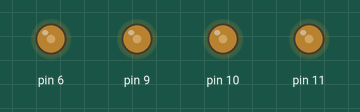
The sketch below on a simulated Arduino Uno, built with avr-gcc and run on an emulated ATmega328P. Parts: output pins drawn as LEDs (lit = HIGH).

Above: at 0.05 s.
At 4.05 s:
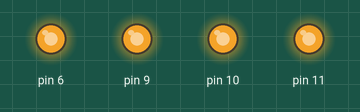
At 8.1 s:
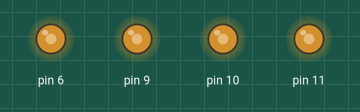
Timing chart, 0 to 12.5 s (numbered marks = the images above):
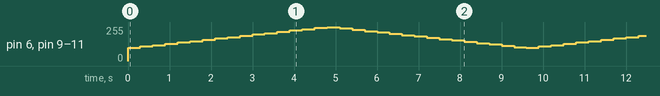

The sketch:

R3.8.20.moter_control.ino
```cpp
void setup() {
  // put your setup code here, to run once:
  pinMode(11,OUTPUT);
  pinMode(10,OUTPUT);
  pinMode(9,OUTPUT);
  pinMode(6,OUTPUT);
}

void loop() {
  // put your main code here, to run repeatedly:
  for(int i = 100; i < 255; i += 10){
      analogWrite(11,i);
      analogWrite(10,i);
      analogWrite(9,i);
      analogWrite(6,i);
      delay(300);
    }
    for(int i = 255; i > 100; i -= 10){
      analogWrite(11,i);
      analogWrite(10,i);
      analogWrite(9,i);
      analogWrite(6,i);
      delay(300);
    }

}
```
